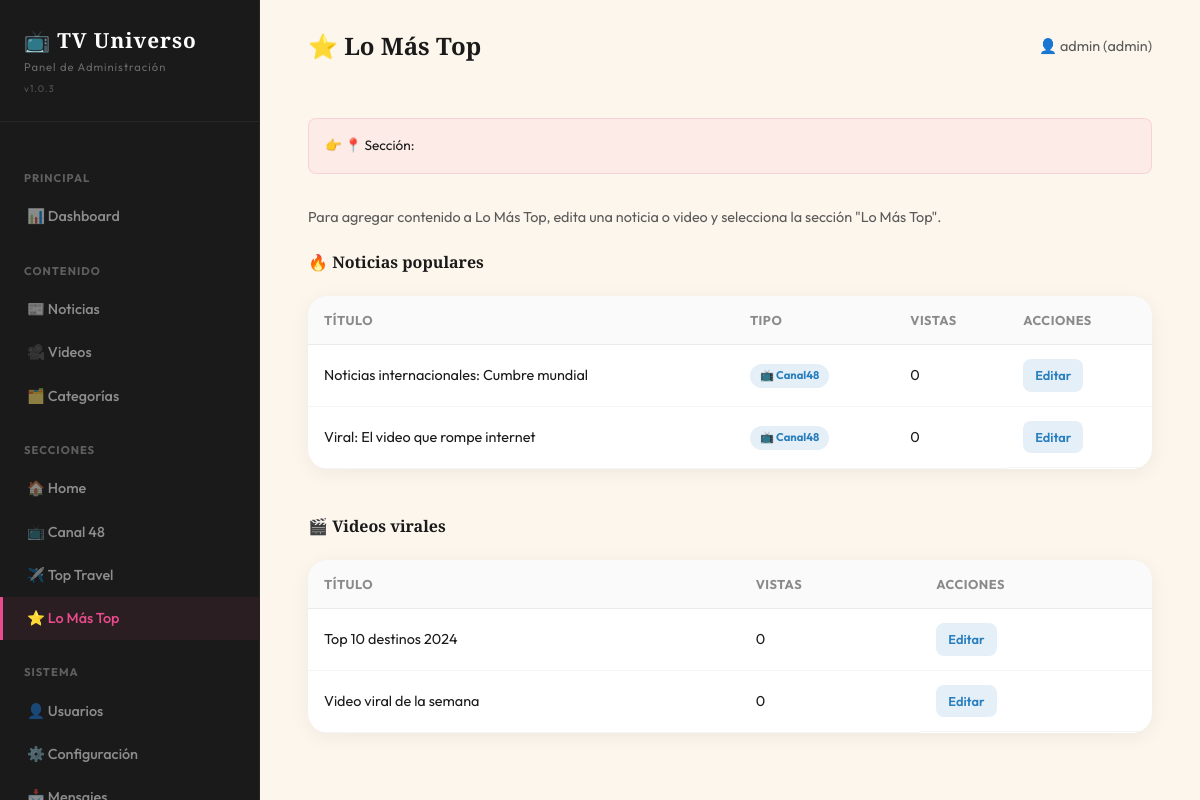
/admin/top.php (signed in), run on the app's committed database.
### tables this page shows
CREATE TABLE IF NOT EXISTS posts (
    id INT AUTO_INCREMENT PRIMARY KEY,
    title VARCHAR(255) NOT NULL,
    content TEXT NOT NULL,
    excerpt VARCHAR(500) DEFAULT NULL,
    image_url VARCHAR(500) DEFAULT NULL,
    category_id INT DEFAULT NULL,
    type ENUM('canal48', 'toptravel') NOT NULL DEFAULT 'canal48',
    section VARCHAR(50) DEFAULT 'home',
    featured TINYINT(1) DEFAULT 0,
    views INT DEFAULT 0,
    created_at TIMESTAMP DEFAULT CURRENT_TIMESTAMP,
    updated_at TIMESTAMP DEFAULT CURRENT_TIMESTAMP ON UPDATE CURRENT_TIMESTAMP,
    FOREIGN KEY (category_id) REFERENCES categories(id) ON DELETE SET NULL
);

CREATE TABLE IF NOT EXISTS videos (
    id INT AUTO_INCREMENT PRIMARY KEY,
    title VARCHAR(255) NOT NULL,
    url TEXT NOT NULL,
    thumbnail TEXT DEFAULT NULL,
    category_id INT DEFAULT NULL,
    section VARCHAR(50) DEFAULT 'canal48',
    featured TINYINT(1) DEFAULT 0,
    views INT DEFAULT 0,
    created_at TIMESTAMP DEFAULT CURRENT_TIMESTAMP,
    FOREIGN KEY (category_id) REFERENCES categories(id) ON DELETE SET NULL
);

### includes/functions.php (called while the page is built, shortened)
<?php
require_once __DIR__ . '/../config.php';
function sanitize(string $input): string {
    return htmlspecialchars(trim($input), ENT_QUOTES, 'UTF-8');
}
function getPosts(array $filters = [], int $limit = 20): array {
    global $pdo;
    $sql = "SELECT p.*, c.name AS category_name FROM posts p LEFT JOIN categories c ON p.category_id = c.id WHERE 1=1";
    $params = [];
    if (!empty($filters['section'])) {
        $sql .= " AND p.section = :section";
        $params[':section'] = $filters['section'];
    }
    $sql .= " ORDER BY p.created_at DESC LIMIT :limit";
    $stmt = $pdo->prepare($sql);
    foreach ($params as $key => $val) {
        $stmt->bindValue($key, $val);
    }
    $stmt->bindValue(':limit', $limit, PDO::PARAM_INT);
    $stmt->execute();
    return $stmt->fetchAll();
}
function getVideos(array $filters = [], int $limit = 10): array {
    global $pdo;
    $sql = "SELECT v.*, c.name AS category_name FROM videos v LEFT JOIN categories c ON v.category_id = c.id WHERE 1=1";
    $params = [];
    if (!empty($filters['section'])) {
        $sql .= " AND v.section = :section";
        $params[':section'] = $filters['section'];
    }
    $sql .= " ORDER BY v.created_at DESC LIMIT :limit";
    $stmt = $pdo->prepare($sql);
    foreach ($params as $key => $val) {
        $stmt->bindValue($key, $val);
    }
    $stmt->bindValue(':limit', $limit, PDO::PARAM_INT);
    $stmt->execute();
    return $stmt->fetchAll();
}
function truncateText(string $text, int $length = 150): string {
    if (mb_strlen($text) <= $length) return $text;
    return mb_substr($text, 0, $length) . '...';
}

### admin/top.php (the view, shortened to what this page needs)
<?php
require_once __DIR__ . '/layout.php';
$topPosts = getPosts(['section' => 'top'], 20);
$topVideos = getVideos(['section' => 'top'], 20);
?>
<div class="admin-form__section-preview" style="margin-bottom:var(--space-xl);">
</div>
<p style="color:var(--text-secondary);font-size:0.9rem;margin-bottom:var(--space-lg);">
    Para agregar contenido a Lo Más Top, edita una noticia o video y selecciona la sección "Lo Más Top".
</p>
<h3 style="margin-bottom:var(--space-lg);font-size:1rem;">🔥 Noticias populares</h3>
<?php if (!empty($topPosts)): ?>
<div class="table-wrapper" style="margin-bottom:var(--space-2xl);">
    <table class="admin-table">
        <thead>
            <tr><th>Título</th><th>Tipo</th><th>Vistas</th><th>Acciones</th></tr>
        </thead>
        <tbody>
            <?php foreach ($topPosts as $p): ?>
            <tr>
                <td><?= sanitize(truncateText($p['title'], 50)) ?></td>
                <td><span class="section-tag section-tag--<?= $p['type'] ?>"><?= $p['type'] === 'canal48' ? '📺' : '✈️' ?> <?= ucfirst($p['type']) ?></span></td>
                <td><?= $p['views'] ?></td>
                <td class="admin-table__actions">
                    <a href="posts.php?action=edit&id=<?= $p['id'] ?>" class="btn-edit">Editar</a>
                </td>
            </tr>
            <?php endforeach; ?>
        </tbody>
    </table>
</div>
<?php else: ?>
<p style="color:var(--text-muted);margin-bottom:var(--space-2xl);">No hay noticias en Lo Más Top.</p>
<?php endif; ?>
<h3 style="margin-bottom:var(--space-lg);font-size:1rem;">🎬 Videos virales</h3>
<?php if (!empty($topVideos)): ?>
<div class="table-wrapper">
    <table class="admin-table">
        <thead>
            <tr><th>Título</th><th>Vistas</th><th>Acciones</th></tr>
        </thead>
        <tbody>
            <?php foreach ($topVideos as $v): ?>
            <tr>
                <td><?= sanitize(truncateText($v['title'], 50)) ?></td>
                <td><?= $v['views'] ?></td>
                <td class="admin-table__actions">
                    <a href="videos.php?action=edit&id=<?= $v['id'] ?>" class="btn-edit">Editar</a>
                </td>
            </tr>
            <?php endforeach; ?>
        </tbody>
    </table>
</div>
<?php else: ?>
<p style="color:var(--text-muted);">No hay videos virales.</p>
<?php endif; ?>
<?php require_once __DIR__ . '/layout_footer.php'; ?>

### assets/css/styles.css (style rules this page uses)
:root { --rosa: #E84C8A; --amarillo: #F2B705; --azul: #2A7FBF; --verde: #4CAF7D; --cafe: #6B4226; --crema: #FDF6EC; --oscuro: #1A1A1A; --bg-primary: #FDF6EC; --bg-section: #F5EDE0; --bg-block: #EDE4D6; --bg-card: #FFFFFF; --text-primary: #1A1A1A; --text-secondary: #5A5A5A; --text-muted: #8A8A8A; --font-heading: 'Playfair Display', serif; --font-body: 'Outfit', sans-serif; --space-xs: 0.25rem; --space-sm: 0.5rem; --space-md: 1rem; --space-lg: 1.5rem; --space-xl: 2rem; --space-2xl: 3rem; --space-3xl: 4rem; --radius-sm: 8px; --radius-md: 12px; --radius-lg: 20px; --radius-xl: 28px; --radius-full: 50%; --transition: all 0.4s cubic-bezier(0.25, 0.8, 0.25, 1); --shadow-card: 0 4px 20px rgba(0,0,0,0.06); --shadow-hover: 0 20px 60px rgba(0,0,0,0.12); --max-width: 1280px; }
*, *::before, *::after { margin:0; padding:0; box-sizing:border-box; }
html { scroll-behavior:smooth; font-size:16px; }
body { font-family: var(--font-body); background: var(--bg-primary); color: var(--text-primary); line-height: 1.6; -webkit-font-smoothing: antialiased; overflow-x: hidden; }
a { color:inherit; text-decoration:none; transition:var(--transition); }
h1,h2,h3,h4,h5,h6 { font-family: var(--font-heading); font-weight: 700; line-height: 1.2; color: var(--oscuro); }

### assets/css/admin.css (style rules this page uses)
body:has(.admin-layout) { overflow-x:auto !important; }
.table-wrapper { overflow-x: auto; background: var(--bg-card, #fff); border-radius: var(--radius-lg, 20px); box-shadow: 0 4px 20px rgba(0,0,0,0.06); }
.admin-table { width:100%; min-width:700px; border-collapse:collapse; }
.admin-table th { text-align: left; padding: 14px 16px; font-size: 0.8rem; font-weight: 700; text-transform: uppercase; letter-spacing: 0.5px; color: var(--text-muted, #8A8A8A); background: rgba(0,0,0,0.02); border-bottom: 1px solid rgba(0,0,0,0.06); }
.admin-table td { padding: 14px 16px; font-size: 0.9rem; border-bottom: 1px solid rgba(0,0,0,0.04); vertical-align: middle; color: #1A1A1A; }
.admin-table__actions { display:flex; gap:0.5rem; white-space:nowrap; }
.admin-table__actions a, .admin-table__actions button { padding: 6px 12px; border-radius: 8px; font-size: 0.8rem; font-weight: 600; cursor: pointer; transition: all 0.3s ease; border: none; font-family: var(--font-body, 'Outfit', sans-serif); }
.btn-edit { background:rgba(42,127,191,0.12); color:var(--azul, #2A7FBF); }
.section-tag { display: inline-flex; align-items: center; gap: 4px; padding: 3px 10px; border-radius: 12px; font-size: 0.7rem; font-weight: 700; }
.section-tag--canal48 { background:rgba(42,127,191,0.12); color:var(--azul, #2A7FBF); }
.admin-form__section-preview { background: rgba(232,76,138,0.06); border: 1px solid rgba(232,76,138,0.15); border-radius: 8px; padding: 1rem; margin-top: 1rem; font-size: 0.85rem; color: #1A1A1A; }
.admin-main h3 { color: #1A1A1A !important; }
.admin-main p { color: #5A5A5A !important; }

### admin/layout.php (style rules this page uses)
.table-wrapper { overflow-x:auto;-webkit-overflow-scrolling:touch;width:100% }
.admin-table { width:100%;min-width:700px;border-collapse:collapse }

### data on the page
posts: title "Noticias internacionales: Cumbre mundial", type "Canal48", views "0"
posts: title "Viral: El video que rompe internet", type "Canal48", views "0"
videos: title "Top 10 destinos 2024", views "0"
videos: title "Video viral de la semana", views "0"

### other printed values
$icon "📊 📰 🎥 🗂️ 🏠 📺 ✈️ ⭐ 👤 ⚙️"
$label "Dashboard Noticias Videos Categorías Home Canal 48 Top Travel Lo Más Top Usuarios Configuración"
$adminTitle "⭐ Lo Más Top"
$user['username'] "admin"
$user['role'] "admin"
